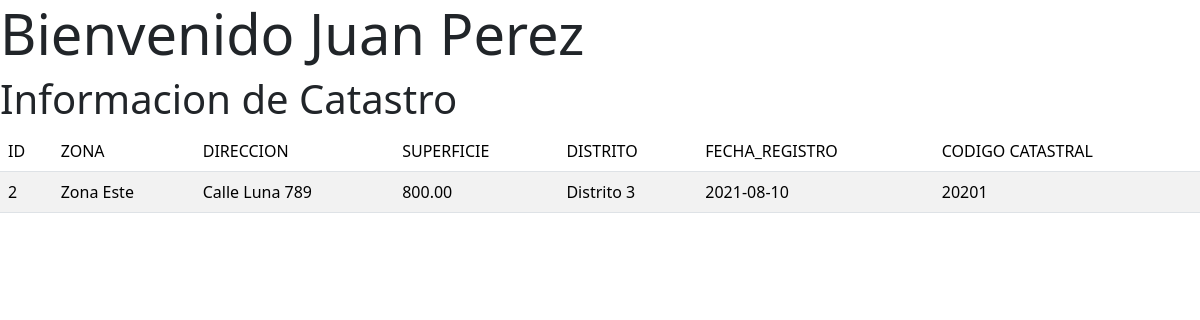
The app's page /p2/usuario.php?id=1 with its own data.
### tables this page shows
CREATE TABLE `catastro` (
  `id` int(11) NOT NULL,
  `zona` varchar(50) DEFAULT NULL,
  `direccion` varchar(255) DEFAULT NULL,
  `superficie` decimal(10,2) DEFAULT NULL,
  `distrito` varchar(20) DEFAULT NULL,
  `fecha_registro` date DEFAULT NULL,
  `usuario_id` int(11) DEFAULT NULL,
  `codigo_catastral` varchar(20) DEFAULT NULL
);

### p2/usuario.php (the view, shortened to what this page needs)
<?php
	$con = mysqli_connect("localhost","root","","bdmissael");
	$id = $_GET['id'];
	$sql1 = "select * from catastro where usuario_id = '$id'";
	$resultado1 = mysqli_query($con, $sql1);
?>
<!DOCTYPE html>
<html>
<head>
		<link href="https://cdn.jsdelivr.net/npm/bootstrap@5.3.3/dist/css/bootstrap.min.css" rel="stylesheet">
</head>
<body>
	<h1 class="display-4">Bienvenido
	</h1>
	<h3 class="display-6">Informacion de Catastro</h3>
	<table class="table table-striped">
	<thead>
		<tr>
			<td scope="col">ID</td>
			<td scope="col">ZONA</td>
			<td scope="col">DIRECCION</td>
			<td scope="col">SUPERFICIE</td>
			<td scope="col">DISTRITO</td>
			<td scope="col">FECHA_REGISTRO</td>
			<td scope="col">CODIGO CATASTRAL</td>
		</tr>
	</thead>
	<tbody>
		<?php
				while($fila1 = mysqli_fetch_array($resultado1)){
				echo "<tr>";
				echo "<td>$fila1[id]</td>";
				echo "<td>$fila1[zona]</td>";
				echo "<td>$fila1[direccion]</td>";
				echo "<td>$fila1[superficie]</td>";
				echo "<td>$fila1[distrito]</td>";
				echo "<td>$fila1[fecha_registro]</td>";
				echo "<td>$fila1[codigo_catastral]</td>";
				echo "</tr>";
			}
		?>
		</tbody>
	</table>
</body>
</html>

### records on screen
catastro: id "2", zona "Zona Este", direccion "Calle Luna 789", superficie "800.00", distrito "Distrito 3", fecha_registro "2021-08-10", codigo_catastral "20201"
